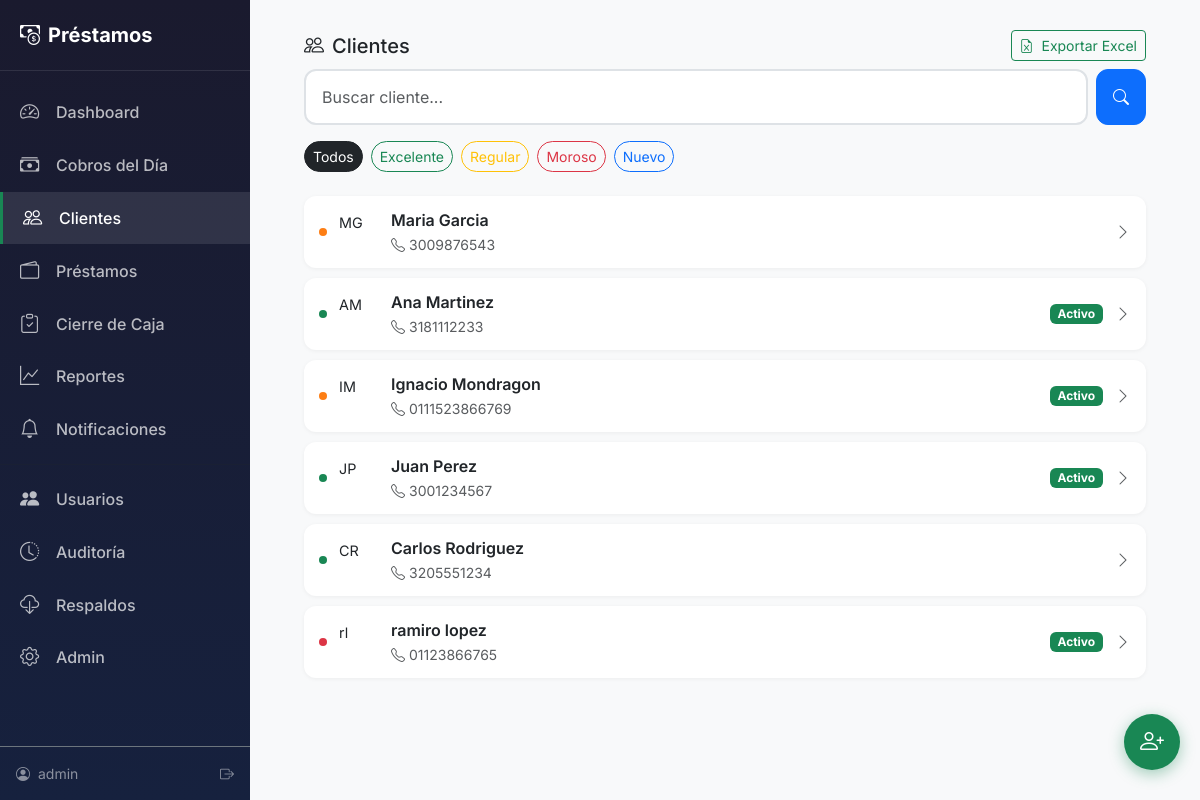
The app's page /clientes/ (signed in) with its own data.
### core/models.py (models this page shows, shortened)
class Cliente(models.Model):
    class Categoria(models.TextChoices):
        EXCELENTE = 'EX', 'Excelente'
        REGULAR = 'RE', 'Regular'
        MOROSO = 'MO', 'Moroso'
        NUEVO = 'NU', 'Nuevo'
    class Estado(models.TextChoices):
        ACTIVO = 'AC', 'Activo'
        INACTIVO = 'IN', 'Inactivo'
    nombre = models.CharField(max_length=100, verbose_name='Nombre')
    apellido = models.CharField(max_length=100, verbose_name='Apellido')
    telefono = models.CharField(max_length=20, verbose_name='Teléfono')
    direccion = models.TextField(verbose_name='Dirección')
    categoria = models.CharField(
        max_length=2,
        choices=Categoria.choices,
        default=Categoria.NUEVO,
        verbose_name='Categoría'
    )
    estado = models.CharField(
        max_length=2,
        choices=Estado.choices,
        default=Estado.ACTIVO,
        verbose_name='Estado'
    )
    tipo_comercio = models.CharField(
        max_length=100,
        blank=True,
        null=True,
        verbose_name='Tipo de Comercio/Negocio (texto)',
        help_text='Campo de texto libre (usar Tipo Negocio para categorías)'
    )
    tipo_negocio = models.ForeignKey(
        TipoNegocio,
        on_delete=models.SET_NULL,
        null=True,
        blank=True,
        related_name='clientes',
        verbose_name='Tipo de Negocio',
        help_text='Categoría de negocio administrable'
    )
    limite_credito = models.DecimalField(
        max_digits=12,
        decimal_places=2,
        default=Decimal('0.00'),
        validators=[MinValueValidator(Decimal('0.00'))],
        verbose_name='Límite de Crédito',
        help_text='Máximo que se le puede prestar a este cliente'
    )
    ruta = models.ForeignKey(
        RutaCobro,
        on_delete=models.SET_NULL,
        null=True,
        blank=True,
        related_name='clientes',
        verbose_name='Ruta de Cobro'
    )
    dia_pago_preferido = models.CharField(
        max_length=20,
        blank=True,
        null=True,
        verbose_name='Día de Pago Preferido',
        help_text='Ej: Lunes, Martes, etc.'
    )
    fecha_registro = models.DateTimeField(auto_now_add=True, verbose_name='Fecha de Registro')
    notas = models.TextField(blank=True, null=True, verbose_name='Notas')
    usuario = models.ForeignKey(
        User,
        on_delete=models.CASCADE,
        related_name='clientes',
        verbose_name='Usuario/Cobrador',
        help_text='Usuario que gestiona este cliente',
        null=True,
        blank=True
    )
    class Meta:
        verbose_name = 'Cliente'
        verbose_name_plural = 'Clientes'
        ordering = ['apellido', 'nombre']
    @property
    def nombre_completo(self):
        return f"{self.nombre} {self.apellido}"
    @property
    def tiene_prestamo_activo(self):
        return self.prestamos.filter(estado='AC').exists()

### core/views.py (the view)
# urls.py: path('clientes/', views.ClienteListView.as_view(), name='cliente_list'),
class ClienteListView(LoginRequiredMixin, ListView):
    model = Cliente
    template_name = 'core/cliente_list.html'
    context_object_name = 'clientes'
    def get_queryset(self):
        queryset = super().get_queryset()
        if not self.request.user.is_superuser:
            queryset = queryset.filter(usuario=self.request.user)
        busqueda = self.request.GET.get('q', '')
        categoria = self.request.GET.get('categoria', '')
        if busqueda:
            queryset = queryset.filter(
                Q(nombre__icontains=busqueda) |
                Q(apellido__icontains=busqueda) |
                Q(telefono__icontains=busqueda)
            )
        if categoria:
            queryset = queryset.filter(categoria=categoria)
        return queryset
    def get_context_data(self, **kwargs):
        context = super().get_context_data(**kwargs)
        context['categorias'] = Cliente.Categoria.choices
        return context

### templates/core/cliente_list.html (shortened to what this page needs)
{% extends 'base.html' %}
{% load static %}
{% block content %}
<div class="container-fluid px-2 px-lg-4">
    <div class="mb-3">
        <div class="d-flex justify-content-between align-items-center mb-2">
            <h1 class="h5 mb-0 d-none d-lg-block">
                <i class="bi bi-people me-2"></i>Clientes
            </h1>
            <a href="{% url 'core:exportar_clientes_excel' %}{% if request.GET.categoria %}?categoria={{ request.GET.categoria }}{% endif %}"
               class="btn btn-sm btn-outline-success">
                <i class="bi bi-file-earmark-excel me-1"></i> Exportar Excel
            </a>
        </div>
        <form method="get" class="d-flex gap-2">
            <div class="flex-grow-1">
                <input type="search" name="q" class="form-control form-control-lg"
                       placeholder="Buscar cliente..." value="{{ request.GET.q }}"
                       id="search-input" autocomplete="off">
            </div>
            <button type="submit" class="btn btn-primary btn-lg px-3">
                <i class="bi bi-search"></i>
            </button>
        </form>
    </div>
    <div class="d-flex gap-2 mb-3 overflow-auto pb-2">
        <a href="{% url 'core:cliente_list' %}"
           class="btn btn-sm {% if not request.GET.categoria %}btn-dark{% else %}btn-outline-dark{% endif %} rounded-pill">
            Todos
        </a>
        {% for value, label in categorias %}
        <a href="?categoria={{ value }}"
           class="btn btn-sm rounded-pill
                  {% if request.GET.categoria == value %}
                      {% if value == 'EX' %}btn-success{% elif value == 'RE' %}btn-warning{% elif value == 'MO' %}btn-danger{% else %}btn-primary{% endif %}
                  {% else %}
                      {% if value == 'EX' %}btn-outline-success{% elif value == 'RE' %}btn-outline-warning{% elif value == 'MO' %}btn-outline-danger{% else %}btn-outline-primary{% endif %}
                  {% endif %}">
            {{ label }}
        </a>
        {% endfor %}
    </div>
    <section id="search-results">
        {% if clientes %}
            {% for cliente in clientes %}
            <a href="{% url 'core:cliente_detail' cliente.pk %}" class="cliente-item filtrable">
                <div class="categoria-badge categoria-{% if cliente.categoria == 'EX' %}excelente{% elif cliente.categoria == 'RE' %}regular{% elif cliente.categoria == 'MO' %}moroso{% else %}nuevo{% endif %}"></div>
                <div class="cliente-avatar" style="width: 40px; height: 40px; font-size: 0.9rem;">
                    {{ cliente.nombre|slice:":1" }}{{ cliente.apellido|slice:":1" }}
                </div>
                <div class="flex-grow-1">
                    <div class="fw-semibold">{{ cliente.nombre_completo }}</div>
                    <small class="text-muted">
                        <i class="bi bi-telephone me-1"></i>{{ cliente.telefono }}
                    </small>
                </div>
                {% if cliente.tiene_prestamo_activo %}
                <span class="badge bg-success">Activo</span>
                {% endif %}
                <i class="bi bi-chevron-right text-muted"></i>
            </a>
            {% endfor %}
        {% else %}
            <div class="empty-state">
                <i class="bi bi-people"></i>
                <h3>Sin clientes</h3>
                <p>No se encontraron clientes con los filtros aplicados.</p>
            </div>
        {% endif %}
    </section>
</div>
<a href="{% url 'core:cliente_create' %}" class="fab no-print" title="Nuevo Cliente">
    <i class="bi bi-person-plus"></i>
</a>
{% endblock %}

### templates/base.html (shortened to what this page needs)
{% load static %}
<!DOCTYPE html>
<html lang="es">
<head>
    <link href="https://cdn.jsdelivr.net/npm/bootstrap@5.3.2/dist/css/bootstrap.min.css" rel="stylesheet">
    <link href="https://cdn.jsdelivr.net/npm/bootstrap-icons@1.11.1/font/bootstrap-icons.css" rel="stylesheet">
    <link href="{% static 'css/main.css' %}" rel="stylesheet">
</head>
<body>
    <main class="main-content pb-5 mb-3">
        {% block content %}{% endblock %}
    </main>
    {% if user.is_authenticated %}
    <aside class="sidebar d-none d-lg-flex">
        <div class="sidebar-brand">
            <i class="bi bi-cash-coin me-2"></i>Préstamos
        </div>
        <nav class="sidebar-nav">
            <a href="{% url 'core:dashboard' %}" class="{% if request.resolver_match.url_name == 'dashboard' %}active{% endif %}">
                <i class="bi bi-speedometer2"></i> Dashboard
            </a>
            <a href="{% url 'core:cobros' %}" class="{% if request.resolver_match.url_name == 'cobros' %}active{% endif %}">
                <i class="bi bi-cash-stack"></i> Cobros del Día
            </a>
            <a href="{% url 'core:cliente_list' %}" class="{% if 'cliente' in request.resolver_match.url_name %}active{% endif %}">
                <i class="bi bi-people"></i> Clientes
            </a>
            <a href="{% url 'core:prestamo_list' %}" class="{% if 'prestamo' in request.resolver_match.url_name %}active{% endif %}">
                <i class="bi bi-wallet2"></i> Préstamos
            </a>
            <a href="{% url 'core:cierre_caja' %}" class="{% if request.resolver_match.url_name == 'cierre_caja' %}active{% endif %}">
                <i class="bi bi-clipboard-check"></i> Cierre de Caja
            </a>
            <a href="{% url 'core:reporte_general' %}" class="{% if request.resolver_match.url_name == 'reporte_general' %}active{% endif %}">
                <i class="bi bi-graph-up"></i> Reportes
            </a>
            <a href="{% url 'core:notificacion_list' %}" class="{% if request.resolver_match.url_name == 'notificacion_list' %}active{% endif %}">
                <i class="bi bi-bell"></i> Notificaciones
            </a>
            {% if user.is_superuser or user.perfil.es_admin %}
            <hr class="my-2 opacity-25">
            <a href="{% url 'core:usuario_list' %}" class="{% if 'usuario' in request.resolver_match.url_name %}active{% endif %}">
                <i class="bi bi-people-fill"></i> Usuarios
            </a>
            <a href="{% url 'core:auditoria_list' %}" class="{% if request.resolver_match.url_name == 'auditoria_list' %}active{% endif %}">
                <i class="bi bi-clock-history"></i> Auditoría
            </a>
            <a href="{% url 'core:respaldo_list' %}" class="{% if request.resolver_match.url_name == 'respaldo_list' %}active{% endif %}">
                <i class="bi bi-cloud-download"></i> Respaldos
            </a>
            {% endif %}
            {% if user.is_staff %}
            <a href="{% url 'admin:index' %}" target="_blank">
                <i class="bi bi-gear"></i> Admin
            </a>
            {% endif %}
        </nav>
        <div class="sidebar-footer mt-auto p-3 border-top border-secondary">
            <div class="d-flex align-items-center text-white-50 small">
                <i class="bi bi-person-circle me-2"></i>
                <span class="flex-grow-1">{{ user.username }}</span>
                <a href="{% url 'core:logout' %}" class="text-white-50" title="Cerrar sesión">
                    <i class="bi bi-box-arrow-right"></i>
                </a>
            </div>
        </div>
    </aside>
    {% endif %}
</body>
</html>

### static/css/main.css (style rules this page uses)
:root { --color-pagado: #198754; --color-pagado-light: #d1f5e0; --color-pendiente: #fd7e14; --color-pendiente-light: #ffe5d0; --color-moroso: #dc3545; --color-moroso-light: #f8d7da; --color-nuevo: #0d6efd; --color-nuevo-light: #cfe2ff; --bg-primary: #f8f9fa; --bg-card: #ffffff; --text-primary: #212529; --text-secondary: #6c757d; --border-color: #dee2e6; --bottom-nav-height: 70px; --header-height: 50px; --sidebar-width: 250px; }
* { box-sizing: border-box; }
body { font-family: 'Inter', -apple-system, BlinkMacSystemFont, 'Segoe UI', Roboto, sans-serif; background-color: var(--bg-primary); color: var(--text-primary); -webkit-font-smoothing: antialiased; -moz-osx-font-smoothing: grayscale; padding-bottom: var(--bottom-nav-height); min-height: 100vh; }
.sidebar { position: fixed; left: 0; top: 0; bottom: 0; width: var(--sidebar-width); background: linear-gradient(180deg, #1a1a2e, #16213e); flex-direction: column; z-index: 1000; }
.sidebar-brand { padding: 20px; font-size: 1.25rem; font-weight: 700; color: white; border-bottom: 1px solid rgba(255,255,255,0.1); }
.sidebar-nav { padding: 15px 0; flex: 1; }
.sidebar-nav a { display: flex; align-items: center; padding: 12px 20px; color: rgba(255,255,255,0.7); text-decoration: none; font-weight: 500; transition: all 0.2s ease; }
.sidebar-nav a i { font-size: 1.2rem; margin-right: 12px; width: 24px; }
.sidebar-nav a:hover, .sidebar-nav a.active { background: rgba(255,255,255,0.1); color: white; }
.sidebar-nav a.active { border-left: 3px solid var(--color-pagado); }
@media (min-width: 992px) { body { padding-left: var(--sidebar-width); padding-bottom: 0; } }
.main-content { padding: 15px; max-width: 100%; }
@media (min-width: 992px) { .main-content { padding: 30px; max-width: 1200px; } }
.form-control-lg, .form-select-lg { padding: 14px 16px; font-size: 1rem; border-radius: 12px; border: 2px solid var(--border-color); }
.btn-lg { padding: 14px 24px; font-size: 1rem; font-weight: 600; border-radius: 12px; }
.cliente-item { background: var(--bg-card); border-radius: 12px; padding: 12px 15px; margin-bottom: 10px; display: flex; align-items: center; gap: 12px; text-decoration: none; color: inherit; box-shadow: 0 1px 4px rgba(0,0,0,0.05); }
.cliente-item .categoria-badge { width: 8px; height: 8px; border-radius: 50%; flex-shrink: 0; }
.categoria-excelente { background-color: var(--color-pagado); }
.categoria-regular { background-color: var(--color-pendiente); }
.categoria-moroso { background-color: var(--color-moroso); }
.fab { position: fixed; bottom: calc(var(--bottom-nav-height) + 20px); right: 20px; width: 56px; height: 56px; border-radius: 50%; background: var(--color-pagado); color: white; border: none; box-shadow: 0 4px 15px rgba(25, 135, 84, 0.4); font-size: 1.5rem; display: flex; align-items: center; justify-content: center; text-decoration: none; z-index: 100; }
@media (min-width: 992px) { .fab { bottom: 30px; } }

### records on screen
Cliente: nombre "M", apellido "G", nombre_completo "Maria Garcia", telefono "3009876543"
Cliente: nombre "A", apellido "M", nombre_completo "Ana Martinez", telefono "3181112233", shows "Activo"
Cliente: nombre "I", apellido "M", nombre_completo "Ignacio Mondragon", telefono "0111523866769", shows "Activo"
Cliente: nombre "J", apellido "P", nombre_completo "Juan Perez", telefono "3001234567", shows "Activo"
Cliente: nombre "C", apellido "R", nombre_completo "Carlos Rodriguez", telefono "3205551234"
Cliente: nombre "r", apellido "l", nombre_completo "ramiro lopez", telefono "01123866765", shows "Activo"

### other values on screen
{{ label }} "Excelente" "Regular" "Moroso" "Nuevo"
{{ user.username }} "admin"
